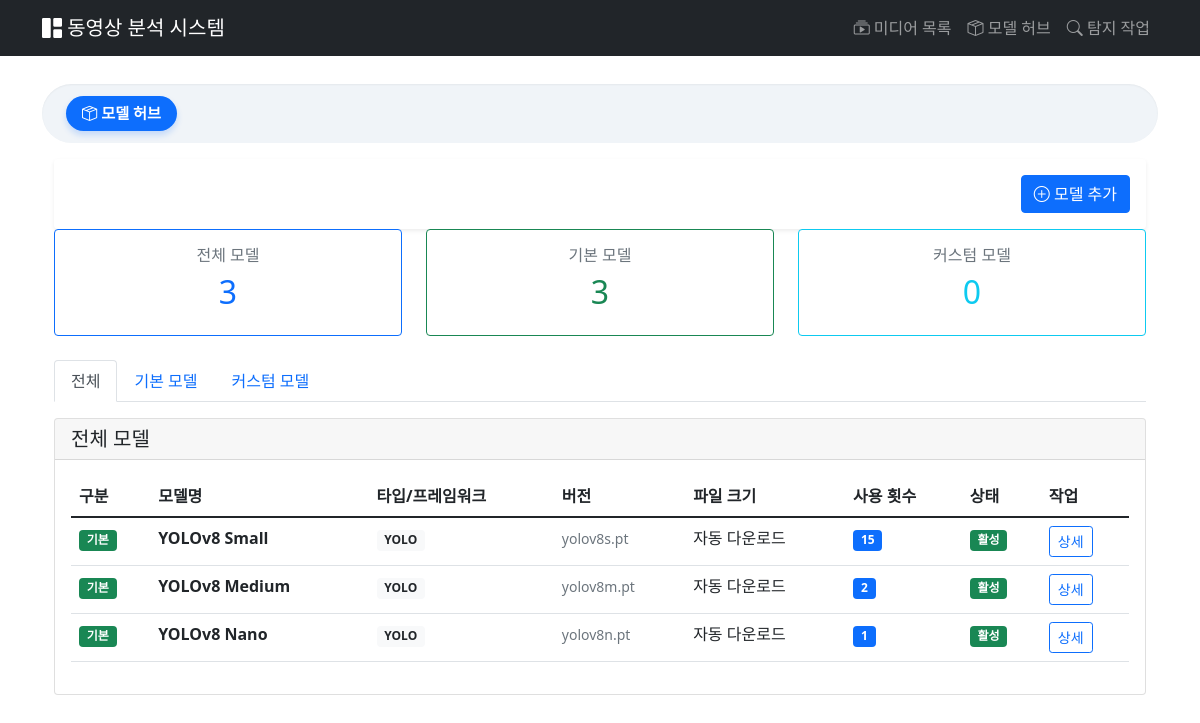
Before: /modelhub/ with the older database file.
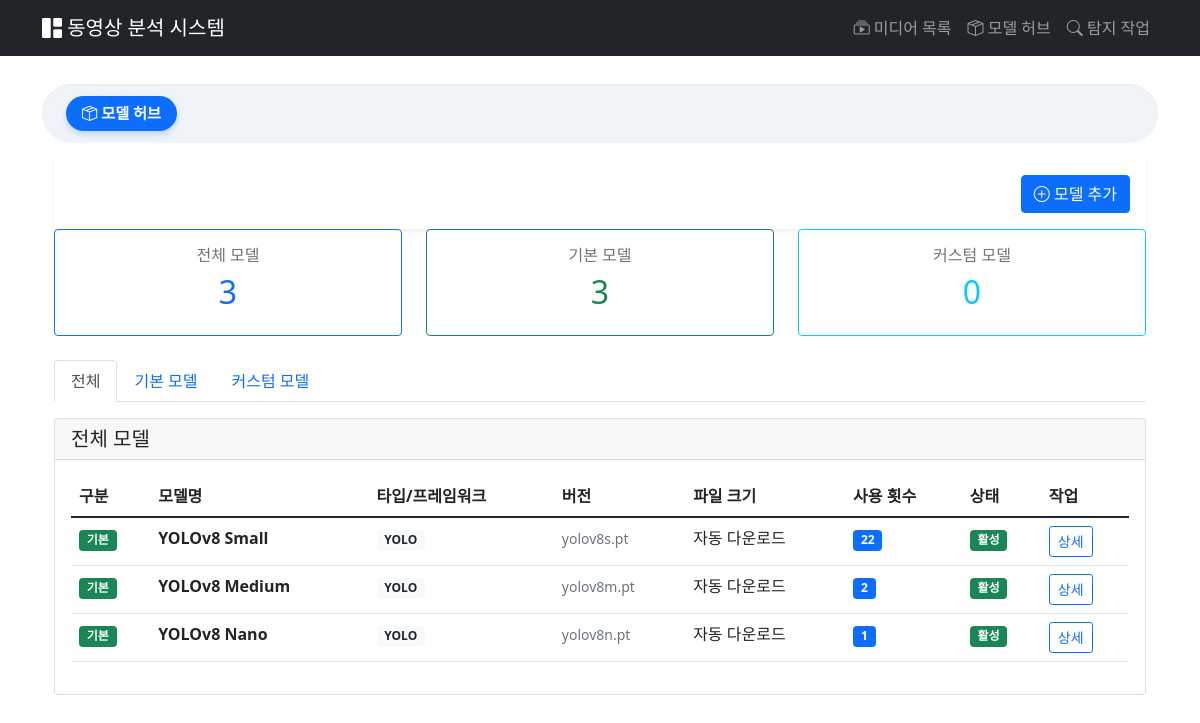
After: the same page with the newer database file.
### modelhub/models.py (models this page shows, shortened)
class BaseModel(models.Model):
    name = models.CharField(max_length=200, verbose_name='모델 이름')
    display_name = models.CharField(max_length=200, verbose_name='표시 이름')
    description = models.TextField(blank=True, verbose_name='설명')
    model_type = models.CharField(
        max_length=50,
        default='yolo',
        verbose_name='모델 타입'
    )
    version = models.CharField(max_length=50, blank=True, verbose_name='버전')
    model_file = models.FileField(
        upload_to=default_model_upload_path,
        blank=True,
        null=True,
        verbose_name='모델 파일'
    )
    file_size = models.BigIntegerField(default=0, verbose_name='파일 크기 (bytes)')
    yolo_version = models.CharField(
        max_length=50,
        blank=True,
        verbose_name='YOLO 버전',
        help_text='예: yolov8n.pt, yolov8s.pt'
    )
    classes = models.JSONField(default=list, blank=True, verbose_name='탐지 클래스')
    input_size = models.CharField(max_length=50, blank=True, verbose_name='입력 크기')
    config = models.JSONField(default=dict, blank=True, verbose_name='설정')
    is_active = models.BooleanField(default=True, verbose_name='활성화')
    is_default = models.BooleanField(default=False, verbose_name='기본 모델')
    usage_count = models.IntegerField(default=0, verbose_name='사용 횟수')
    created_at = models.DateTimeField(auto_now_add=True, verbose_name='생성일')
    updated_at = models.DateTimeField(auto_now=True, verbose_name='수정일')
    class Meta:
        verbose_name = '기본 모델'
        verbose_name_plural = '기본 모델들'
        ordering = ['-is_default', '-created_at']
    def get_file_size_display(self):
        if self.file_size == 0:
            return "자동 다운로드" if self.yolo_version else "-"

### modelhub/views.py (the view)
# urls.py: path('', views.model_list, name='model_list'),
def model_list(request):
    base_models = BaseModel.objects.filter(is_active=True).order_by('-is_default', '-created_at')
    custom_models = CustomModel.objects.filter(is_active=True).order_by('-created_at')
    total_base = base_models.count()
    total_custom = custom_models.count()
    total_models = total_base + total_custom
    context = {
        'base_models': base_models,
        'custom_models': custom_models,
        'total_models': total_models,
        'total_base': total_base,
        'total_custom': total_custom,
    }
    return render(request, 'modelhub/model_list.html', context)

### modelhub/templates/modelhub/model_list.html (shortened to what the changed rows need)
{% extends 'videos/base.html' %}
{% block content %}
<div class="container">
    <div class="row mb-4">
        <div class="col-md-4">
            <div class="card border-primary">
                <div class="card-body text-center">
                    <h2 class="text-primary">{{ total_models }}</h2>
                </div>
            </div>
        </div>
        <div class="col-md-4">
            <div class="card border-success">
                <div class="card-body text-center">
                    <h2 class="text-success">{{ total_base }}</h2>
                </div>
            </div>
        </div>
        <div class="col-md-4">
            <div class="card border-info">
                <div class="card-body text-center">
                    <h2 class="text-info">{{ total_custom }}</h2>
                </div>
            </div>
        </div>
    </div>
    <div class="tab-content">
        <div class="tab-pane fade show active" id="all">
            <div class="card">
                <div class="card-body">
                    {% if base_models or custom_models %}
                        <div class="table-responsive">
                            <table class="table table-hover">
                                <thead>
                                    <tr>
                                        <th>구분</th>
                                        <th>모델명</th>
                                        <th>타입/프레임워크</th>
                                        <th>버전</th>
                                        <th>파일 크기</th>
                                        <th>사용 횟수</th>
                                        <th>상태</th>
                                        <th>작업</th>
                                    </tr>
                                </thead>
                                <tbody>
                                    {% for model in base_models %}
                                    <tr>
                                        <td><span class="badge bg-success">기본</span></td>
                                        <td>
                                            <strong>{{ model.display_name }}</strong>
                                        </td>
                                        <td><span class="badge bg-light text-dark">{{ model.model_type|upper }}</span></td>
                                        <td><small class="text-muted">{{ model.yolo_version|default:model.version }}</small></td>
                                        <td>{{ model.get_file_size_display }}</td>
                                        <td><span class="badge bg-primary">{{ model.usage_count }}</span></td>
                                        <td>
                                            {% if model.is_active %}
                                                <span class="badge bg-success">활성</span>
                                            {% else %}
                                                <span class="badge bg-secondary">비활성</span>
                                            {% endif %}
                                        </td>
                                        <td>
                                            <a href="{% url 'modelhub:model_detail' 'base' model.id %}"
                                               class="btn btn-sm btn-outline-primary">상세</a>
                                        </td>
                                    </tr>
                                    {% endfor %}
                                </tbody>
                            </table>
                        </div>
                    {% endif %}
                </div>
            </div>
        </div>
    </div>
</div>
<link rel="stylesheet" href="https://cdn.jsdelivr.net/npm/bootstrap-icons@1.10.0/font/bootstrap-icons.css">
{% endblock %}

Changed rows visible on the page:
changed BaseModel "YOLOv8 Small": usage_count "15" → "22"
